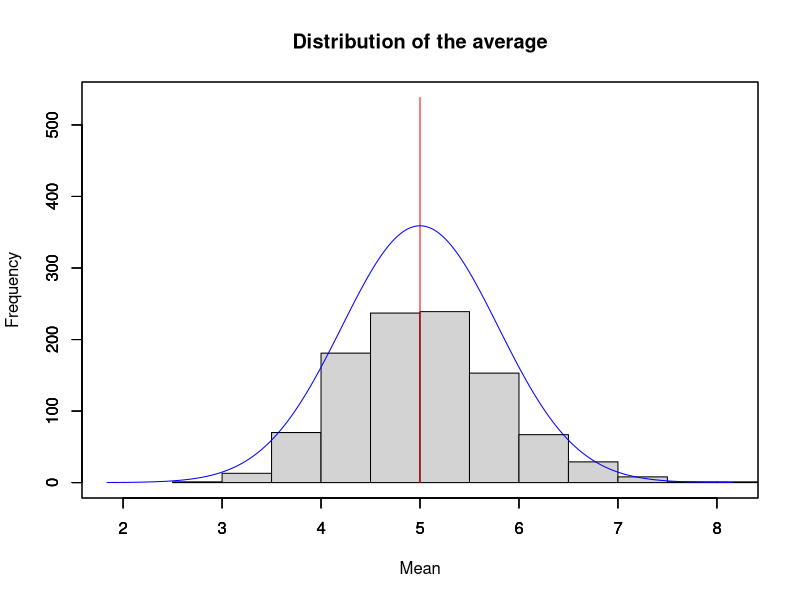
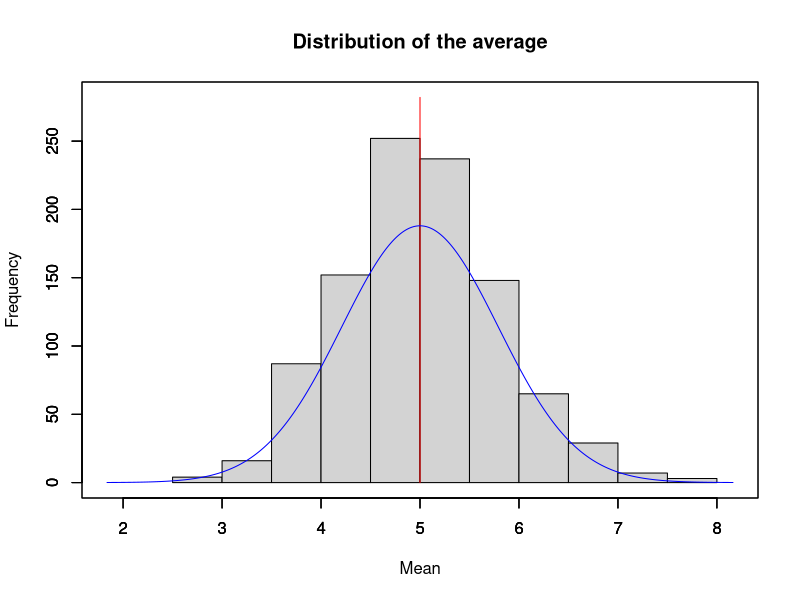

These charts were generated, in order, by the following R code:
## ---- chunk 1
# Data
lambda <- 0.2 # rate parameter
NS <- 1000 # number of exponentials
ND <- 40 # number of data for each exponential distribution
NB <- 10 # number of breaks to draw the histograms
#
# Simulations of the 40 exponentials
data <- matrix(nr=ND, nc=NS)
for (i in 1:NS){ data[,i] <- rexp(ND, lambda) }
#
# Computation of the average
m <- rep(0, NS)
for (i in 1:NS){ m[i] <- mean(data[,i]) }
## ---- chunk 2
mth <- 1/lambda
vth <- (1/lambda)^2 / ND
pth <- 0.95
## ---- chunk 3
ms <- mean(m)
vs <- var(m)
ps <- length(m[m >= mth - 1.96 * sqrt(vth) & m <= mth + 1.96 * sqrt(vth)]) / NS
## ---- chunk 4
sample <- sqrt(vth) * 0.01 * c(-400:400) + mth
dsample <- dnorm(0.01 * c(-400:400))
## ---- chunk 5
norm_hist <- hist(rnorm(NS), breaks=NB, plot=FALSE)
max_density <- max(norm_hist$counts) / max(dsample)
## ---- chunk 6
ymax <- 1.5 * max(norm_hist$counts)
hist(m, breaks=NB, xlim = c(1/lambda - 4/(lambda*sqrt(ND)), 1/lambda + 4/(lambda*sqrt(ND))),
ylim=c(0, ymax), xlab="", ylab="", main="")
par(new=TRUE)
plot(c(1/lambda, 1/lambda), c(0, ymax), xlim = c(1/lambda - 4/(lambda*sqrt(ND)), 1/lambda + 4/(lambda*sqrt(ND))),
ylim=c(0, ymax), xlab="", ylab="", col="red", type="l")
par(new=TRUE)
plot(sample, max_density * dsample, xlim = c(1/lambda - 4/(lambda*sqrt(ND)), 1/lambda + 4/(lambda*sqrt(ND))),
ylim=c(0, ymax), xlab="", ylab="", col="blue", type="l") 
title(main="Distribution of the average", xlab="Mean", ylab="Frequency")
## ---- chunk 7
ND <- 40
data <- matrix(nr=ND, nc=NS)
for (i in 1:NS){ data[,i] <- rexp(ND, lambda) }
m <- rep(0, NS)
for (i in 1:NS){ m[i] <- mean(data[,i]) }
vth <- (1/lambda)^2 / ND
ms <- mean(m)
vs <- var(m)
ps <- length(m[m >= mth - 1.96 * sqrt(vth) & m <= mth + 1.96 * sqrt(vth)]) / NS
sample <- sqrt(vth) * 0.01 * c(-400:400) + mth
dsample <- dnorm(0.01 * c(-400:400))
norm_hist <- hist(rnorm(NS), breaks=NB, plot=FALSE)
max_density <- max(norm_hist$counts) / max(dsample)
ymax <- 1.5 * max(norm_hist$counts)
hist(m, breaks=NB, xlim = c(1/lambda - 4/(lambda*sqrt(ND)), 1/lambda + 4/(lambda*sqrt(ND))),
ylim=c(0, ymax), xlab="", ylab="", main="")
par(new=TRUE)
plot(c(1/lambda, 1/lambda), c(0, ymax), xlim = c(1/lambda - 4/(lambda*sqrt(ND)), 1/lambda + 4/(lambda*sqrt(ND))),
ylim=c(0, ymax), xlab="", ylab="", col="red", type="l")
par(new=TRUE)
plot(sample, max_density * dsample, xlim = c(1/lambda - 4/(lambda*sqrt(ND)), 1/lambda + 4/(lambda*sqrt(ND))),
ylim=c(0, ymax), xlab="", ylab="", col="blue", type="l") 
title(main="Distribution of the average", xlab="Mean", ylab="Frequency")
